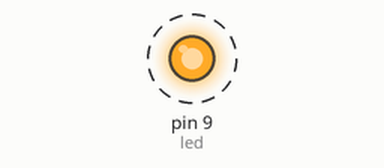
Simulated run of this sketch. Board: Arduino Uno, built with avr-gcc and run on an emulated ATmega328P. Shown: output pins drawn as LEDs (lit = HIGH). Dashed ring = blinking.

Above: at 0.5 s.
Timing chart, 0 to 4.6 s (numbered marks = the images above):
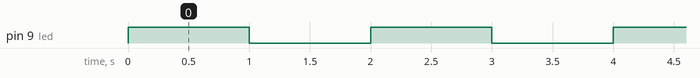

The sketch:

blinking_led.ino
```cpp
const int led =9;
const int ownDelay =1000;
void setup() {
  pinMode(led,OUTPUT);

}

void loop() {
  digitalWrite(led, HIGH);
  delay(ownDelay);
  digitalWrite(led, LOW);
  delay(ownDelay);
}
```

Measured:
- by itself, pin 9 (led): alternates HIGH for 1.0 s and LOW for 1.0 s
